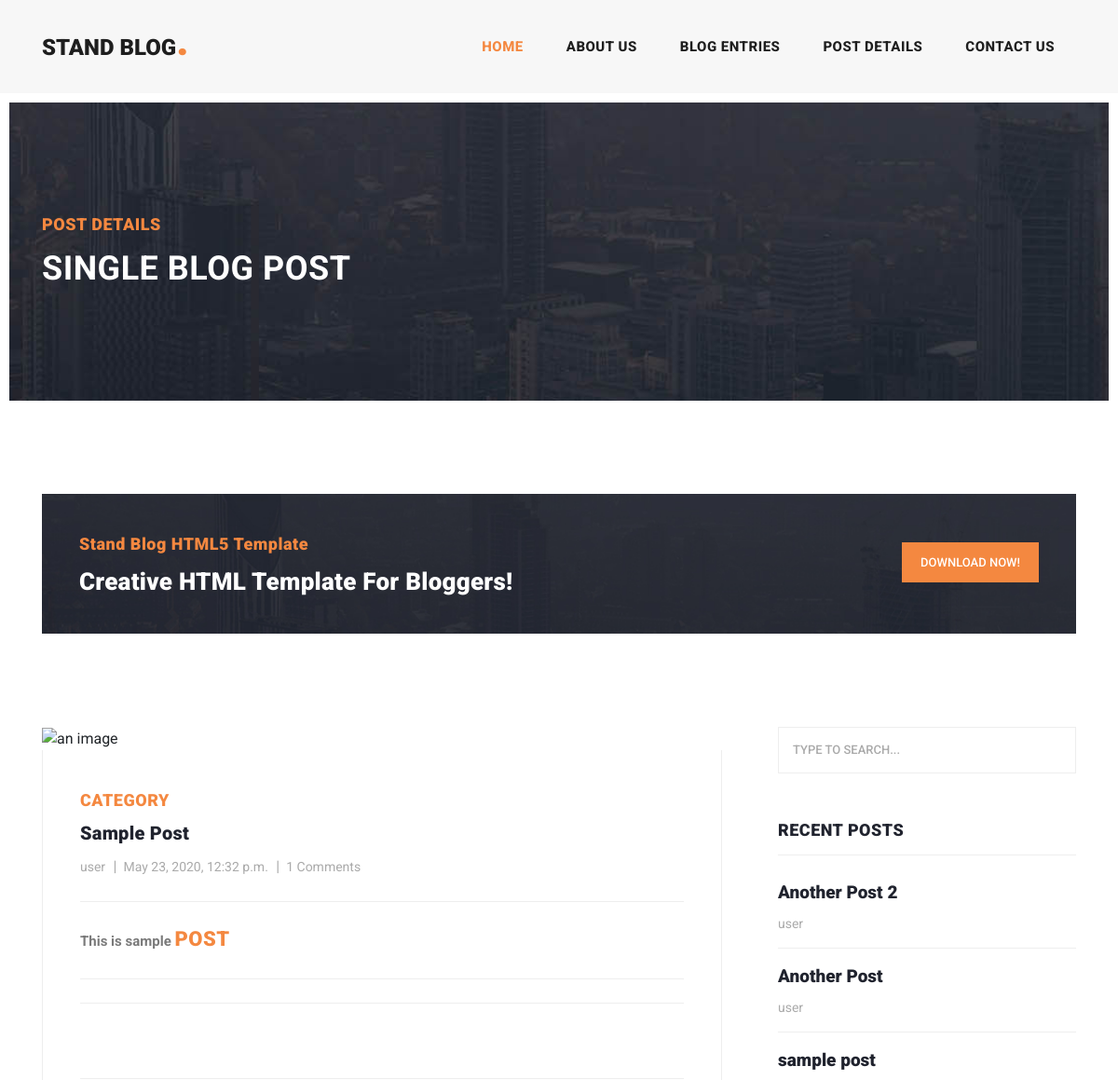
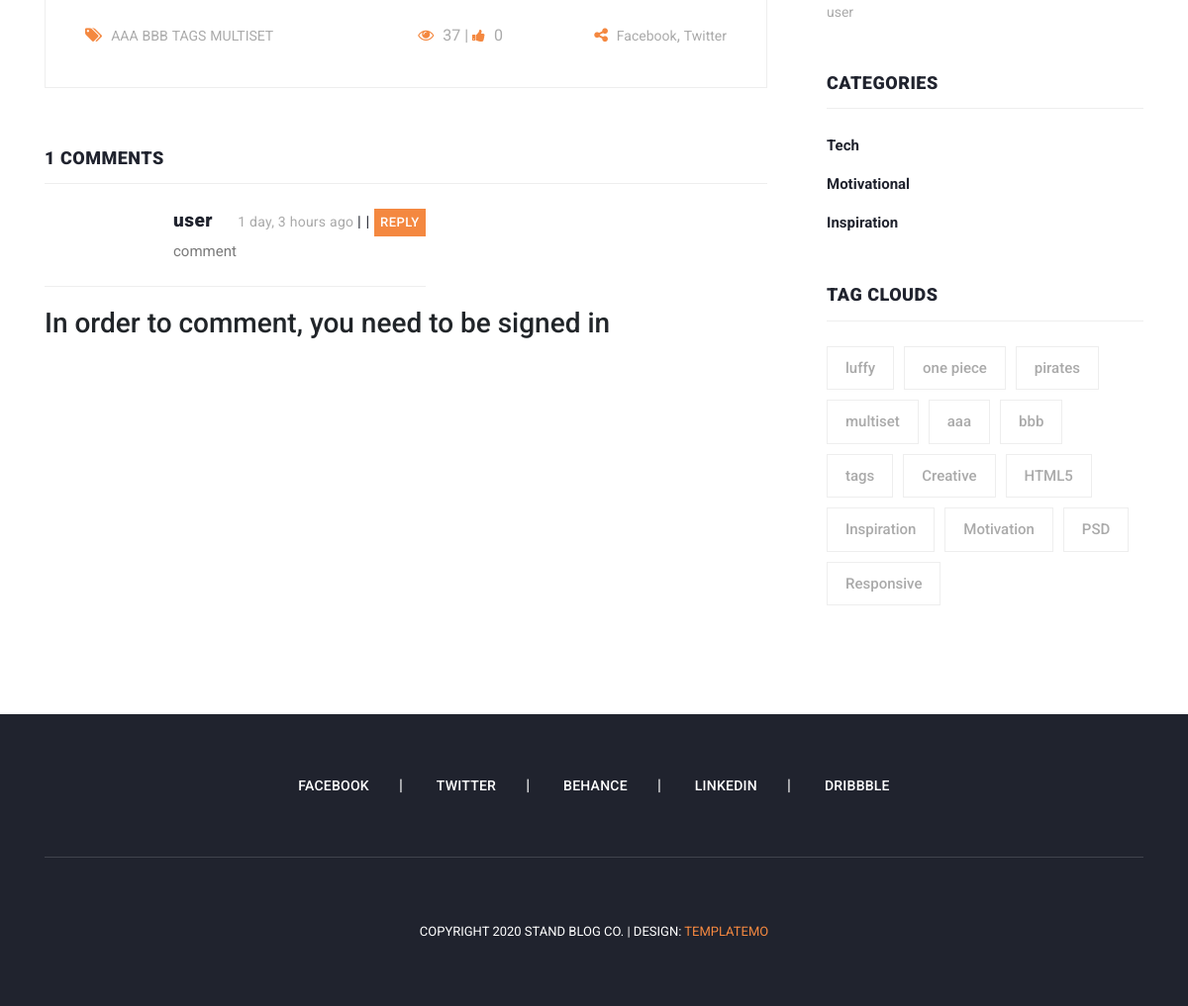
The page /view/sample-post-20200523-070256 on the database its author committed (2 pictures, top to bottom).
### post/models.py (models this page shows, shortened)
class Post(models.Model):
    title = models.CharField( max_length=120 )
    content = RichTextUploadingField()
    slug = models.SlugField(unique = True)
    image = CloudinaryField('image', null = True, blank = True)
    image_caption = models.CharField(max_length=100, blank=True, null = True)
    updated_on = models.DateTimeField(auto_now=True, auto_now_add=False)
    created_on = models.DateTimeField(auto_now=False, auto_now_add=True)
    author = models.ForeignKey(settings.AUTH_USER_MODEL, default=1,on_delete=models.DO_NOTHING)
    tags = models.CharField(max_length = 120, null = True, blank = True)
    category = models.CharField(max_length = 120, null = True, blank = True)
    likes = models.IntegerField(default=0)
    draft = models.BooleanField(default=0)
    publish = models.DateField(auto_now=False, auto_now_add=False)
    objects = PostManager()
    @property
    def get_content_type(self):
        instance = self
        content_type = ContentType.objects.get_for_model(instance.__class__)
        return content_type

### comments/models.py (models this page shows, shortened)
class Comment(models.Model):
    user      = models.ForeignKey(settings.AUTH_USER_MODEL, default=1,on_delete=models.DO_NOTHING)
    content_type = models.ForeignKey(ContentType, on_delete=models.CASCADE)
    object_id = models.PositiveIntegerField()
    content_object = GenericForeignKey('content_type', 'object_id')
    parent = models.ForeignKey("self", null=True, blank=True, on_delete=models.DO_NOTHING)
    content   = models.TextField()
    timestamp = models.DateTimeField(auto_now_add=True)
    objects = CommentManager()
    class Meta:
        ordering = ['-timestamp']
    def children(self):
        return Comment.objects.filter(parent=self)

### post/views.py (the view, shortened to what this page needs)
# urls.py: path('view/<slug:slug>', views.view_post, name = "post-detail" ),
def view_post(request, slug):
    instance = get_object_or_404(Post, slug = slug)
    if instance.draft or instance.publish > timezone.now().date():
        if request.user is not instance.author:
            if not request.user.is_superuser:
                raise Http404
    categories = Post.objects.values('category').distinct()
    tags = Post.objects.values('tags').distinct()
    recent = Post.objects.all().order_by('-updated_on')[:3]
    category_list = []
    for i in categories:
        category_list.append(i['category'])
    tag_list = []
    for i in tags:
        a = (i['tags']).split(',')
        for j in a:
            tag_list.append(j)
    a = (instance.tags).split(',')
    query = no_of_views.objects.get(post = instance)
    if not instance.draft:
        query.views += 1
        query.save()
    comments = Comment.objects.filter_by_instance(instance)
    commentscount = comments.count()
    initial_data = {
        "content_type" : instance.get_content_type,
        "object_id" : instance.id,
    }
    form = CommentForm(request.POST or None, initial = initial_data)
    context = {
        "instance" : instance,
        "categ" : category_list,
        "tags" : list(set(tag_list)),
        "recent" : recent,
        'a' : a,
        'views' : query.views,
        "comments" : comments,
        "commentform" : form,
        "commentscount" : commentscount,
    }
    return render(request, "post/detail_post.html", context)

### comments/forms.py
class CommentForm(forms.ModelForm):
    content_type = forms.CharField(widget=forms.HiddenInput)
    object_id = forms.IntegerField(widget=forms.HiddenInput)
    class Meta:
        model = Comment
        fields = ['content', 'content_type', 'object_id']

### comments/models.py (called while the page is built)
    def filter_by_instance(self, instance):
        content_type = ContentType.objects.get_for_model(instance.__class__)
        obj_id = instance.id
        query = super(CommentManager, self).filter(content_type=content_type, object_id = obj_id).filter(parent=None)
        return query

### post/models.py (called while the page is built)
    def all(self, *args, **kwargs):
        return super(PostManager, self).all()

### templates/post/detail_post.html (shortened to what this page needs)
{% extends "../base.html" %}
{% load static %}
{% load crispy_forms_tags %}
{% block content %}
    <div class="heading-page header-text">
      <section class="page-heading">
        <div class="container">
          <div class="row">
            <div class="col-lg-12">
              <div class="text-content">
                <h4>Post Details</h4>
                <h2>Single blog post</h2>
              </div>
            </div>
          </div>
        </div>
      </section>
    </div>
    <section class="call-to-action">
      <div class="container">
        <div class="row">
          <div class="col-lg-12">
            <div class="main-content">
              <div class="row">
                <div class="col-lg-8">
                  <span>Stand Blog HTML5 Template</span>
                  <h4>Creative HTML Template For Bloggers!</h4>
                </div>
                <div class="col-lg-4">
                  <div class="main-button">
                    <a href="https://templatemo.com/tm-551-stand-blog" target="_parent">Download Now!</a>
                  </div>
                </div>
              </div>
            </div>
          </div>
        </div>
      </div>
    </section>
    <section class="blog-posts grid-system">
      <div class="container">
        <div class="row">
          <div class="col-lg-8">
            <div class="all-blog-posts">
              <div class="row">
                <div class="col-lg-12">
                  <div class="blog-post">
                    <div class="blog-thumb">
                      {% if instance.image %}
                      <img src="{{ instance.image.url }}" alt="an image" class="img-responsive" >
                      {% else %}
                      <img src="{% static 'assets/images/banner-item-04.jpg'%}" alt="">
                      {% endif %}
                    </div>
                    <div class="down-content">
                      <span>Category</span>
                      <a href="{% url "post-detail" slug=instance.slug %}"><h4>
                        {{ instance.title }}</h4></a>
                      <ul class="post-info">
                        <li><a href="#"> {{ instance.author }} </a></li>
                        <li><a href="#"> {{ instance.created_on }} </a></li>
                        <li><a href="#"> {{ commentscount }} Comments</a></li>
                      </ul>
                        {{ instance.content|safe }}
                      <div class="post-options">
                        <div class="row">
                          <div class="col-4">
                            <ul class="post-tags">
                              <li><i class="fa fa-tags"></i></li>
                              {% if a %}
                              {% for i in a %}
                                <li><a href="{% url 'post-list' %}?tag={{ i }}"> {{ i|upper }} </a></li>
                              {% endfor %}
                              {% else %}
                              <li><a href="#"> GENERAL </a></li>
                              {% endif %}
                            </ul>
                          </div>
                          <div class="col-4">
                            <ul class="post-likes">
                              <li>
                                <i class="fa fa-eye"></i> {{ views }} |
                                <a href="{% url 'post-like' id=instance.id %}?q=1"> <i class="fa fa-thumbs-up"></i></a>  {{ instance.likes }}
                              </li>
                            </ul>
                          </div>
                          <div class="col-4">
                            <ul class="post-share">
                              <li><i class="fa fa-share-alt"></i></li>
                              <li><a href="https://www.facebook.com/sharer/sharer.php?u={{ requests.build_absolute_uri }}"">Facebook</a>,</li>
                              <li><a href="https://twitter.com/home?status={{ requests.build_absolute_uri }}"> Twitter</a></li>
                            </ul>
                          </div>
                        </div>
                      </div>
                    </div>
                  </div>
                </div>
                <div class="col-lg-12">
                  <div class="sidebar-item comments">
                    <div class="sidebar-heading">
                      <h2> {{ commentscount }}  comments</h2>
                    </div>
                    <div class="content">
                      <ul>
                        {% for comment in comments %}
                        <li>
                          <div class="right-content">
                            <h4> {{ comment.user }} <span> {{ comment.timestamp|timesince }} ago </span>
                              <small>
                                |
                           |
                           <a href="javascript:;" onClick="func(this);"  class="reply-button">Reply</a>
                              </small>
                            </h4>
                            <p>
                              {{ comment.content|safe }}
                            </p>
                          </div>
                        </li>
                        {% endfor %}
                      </ul>
                    </div>
                  </div>
                </div>
                <div class="col-lg-12">
                  {% if user.is_authenticated %}
                  <div class="sidebar-item submit-comment">
                    <div class="sidebar-heading">
                      <h2>Your comment</h2>
                    </div>
                    <div class="content">
                        <form id="comment" method="POST" action = "{% url "post-detail" slug=instance.slug %}" enctype="multipart/form-data"> {% csrf_token %}
                          {{ commentform|crispy }}
                          <div class="col-lg-12">
                            <fieldset>
                              <button type="submit" id="form-submit" class="main-button">Submit</button>
                            </fieldset>
                          </div>
                      </form>
                    </div>
                  </div>
                  {% else %}
                  <div>
                    <h3> In order to comment, you need to be signed in </h3>
                  </div>
                  {% endif %}
                </div>
              </div>
            </div>
          </div>
          <div class="col-lg-4">
            {% include '../sidebar.html' %}
          </div>
        </div>
      </div>
    </section>
    {% endblock content %}

### templates/base.html (shortened to what this page needs)
{% load static %}
<!DOCTYPE html>
<html lang="en">
  <head>
    <link href="{% static 'vendor/bootstrap/css/bootstrap.min.css' %}" rel="stylesheet">
    <link rel="stylesheet" href="{% static 'assets/css/fontawesome.css' %}">
    <link rel="stylesheet" href="{% static 'assets/css/templatemo-stand-blog.css' %}">
    <link rel="stylesheet" href="{% static 'assets/css/owl.css' %}">
    <link rel="stylesheet" href="{% static 'assets/css/bootstrap-tagsinput.css' %}">
  </head>
  <body>
    <header class="">
      <nav class="navbar navbar-expand-lg">
        <div class="container">
          <a class="navbar-brand" href="{% url 'posts-home'  %}"><h2>Stand Blog<em>.</em></h2></a>
          <div class="collapse navbar-collapse" id="navbarResponsive">
            <ul class="navbar-nav ml-auto">
              <li class="nav-item active">
                <a class="nav-link" href="{% url 'posts-home'  %}">Home
                </a>
              </li>
              <li class="nav-item">
                <a class="nav-link" href="about.html">About Us</a>
              </li>
              <li class="nav-item">
                <a class="nav-link" href=" {% url 'post-list'  %} ">Blog Entries</a>
              </li>
              <li class="nav-item">
                <a class="nav-link" href="post-details.html">Post Details</a>
              </li>
              <li class="nav-item">
                <a class="nav-link" href="contact.html">Contact Us</a>
              </li>
            </ul>
          </div>
        </div>
      </nav>
    </header>
    {% block content %}
    {% endblock content %}
    <footer>
      <div class="container">
        <div class="row">
          <div class="col-lg-12">
            <ul class="social-icons">
              <li><a href="#">Facebook</a></li>
              <li><a href="#">Twitter</a></li>
              <li><a href="#">Behance</a></li>
              <li><a href="#">Linkedin</a></li>
              <li><a href="#">Dribbble</a></li>
            </ul>
          </div>
          <div class="col-lg-12">
            <div class="copyright-text">
              <p>Copyright 2020 Stand Blog Co.
                 | Design: <a href="https://templatemo.com" target="_parent">TemplateMo</a></p>
            </div>
          </div>
        </div>
      </div>
    </footer>
  </body>
</html>

### templates/sidebar.html
<div class="sidebar">
    <div class="row">
      <div class="col-lg-12">
        <div class="sidebar-item search">
          <form id="search_form" name="gs" method="GET" action="{% url 'post-list' %}">
            <input type="text" name="search" class="searchText" placeholder="type to search..." autocomplete="on">
          </form>
        </div>
      </div>
      <div class="col-lg-12">
        <div class="sidebar-item recent-posts">
          <div class="sidebar-heading">
            <h2>Recent Posts</h2>
          </div>
          <div class="content">
            <ul>
                {% for i in recent %}
              <li><a href="{% url "post-detail" slug=i.slug %}">
                <h5>{{ i.title }}</h5>
                <span> {{ i.author }} </span>
              </a></li>
              {% endfor %}
            </ul>
          </div>
        </div>
      </div>
      <div class="col-lg-12">
        <div class="sidebar-item categories">
          <div class="sidebar-heading">
            <h2>Categories</h2>
          </div>
          <div class="content">
            <ul>
              {% for cat in categ %}
              <li><a href="{% url 'post-list' %}?cat={{ cat }}"> {{ cat }} </a></li>
              {% endfor %}
            </ul>
          </div>
        </div>
      </div>
      <div class="col-lg-12">
        <div class="sidebar-item tags">
          <div class="sidebar-heading">
            <h2>Tag Clouds</h2>
          </div>
          <div class="content">
            <ul>
              {% for tag in tags %}
              <li><a href="{% url 'post-list' %}?tag={{ tag }}"> {{ tag }} </a></li>
              {% endfor %}
              <li><a href="#">Creative</a></li>
              <li><a href="#">HTML5</a></li>
              <li><a href="#">Inspiration</a></li>
              <li><a href="#">Motivation</a></li>
              <li><a href="#">PSD</a></li>
              <li><a href="#">Responsive</a></li>
            </ul>
          </div>
        </div>
      </div>
    </div>
  </div>

### rows shown on the page
Post: title "Sample Post", author "user", created_on "May 23, 2020, 12:32 p.m.", content "This is sample POST", likes "0", title "sample post"
Comment: user "user", timestamp "1 day, 3 hours", content "comment"
Post: title "Another Post 2", author "user"
Post: title "Another Post", author "user"

### other values the page prints
{{ commentscount }} "1"
{{ i|upper }} "AAA" "BBB" "TAGS" "MULTISET"
{{ views }} "37"
{{ cat }} "Tech" "Motivational" "Inspiration"
{{ tag }} "luffy" "one piece" "pirates" "multiset" "aaa" "bbb" "tags"
